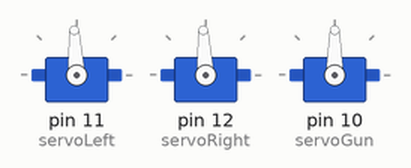
The sketch below on a simulated Arduino Uno, built with avr-gcc and run on an emulated ATmega328P. Parts: 3 × servo.

Above: at 0.1 s.
At 8.6 s:
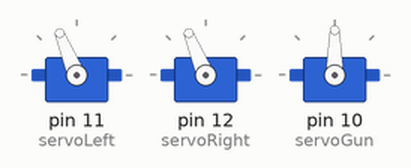
At 23.8 s:
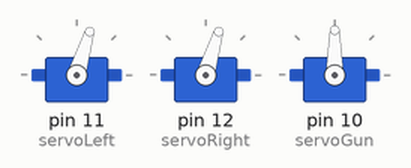
At 38.1 s:
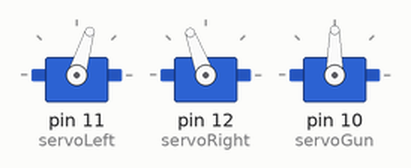
Timing chart, 0 to 39.6 s (numbered marks = the images above):
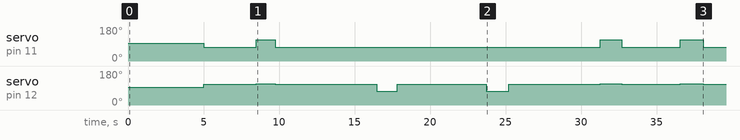

The sketch:

DedanBot.ino
```cpp
#include <Servo.h>

Servo servoLeft;
Servo servoRight;
Servo servoGun;

void setup() {
  // put your setup code here, to run once:

  servoLeft.attach(11);
  servoRight.attach(12);
  servoGun.attach(10);

  stop();
  delay(5000);

  forward();
  delay(3500);

  leftTurn();
  delay(1265);

  forward();
  delay(6700);

  rightTurn();
  delay(1360);

  forward();
  delay(5900);

  rightTurn();
  delay(1500);

  forward();
  delay(6060);

  leftTurn();
  delay(1400);

  forward();
  delay(3900);

  leftTurn();
  delay(1500);

  forward();
  delay(7500);

  servoLeft.detach();
  servoRight.detach();
  servoGun.detach();
}

void forward()
{
  servoLeft.writeMicroseconds(1300);
  servoRight.writeMicroseconds(1675);
}

void rightTurn()
{
  servoLeft.writeMicroseconds(1300);
  servoRight.writeMicroseconds(1300);
}

void leftTurn()
{
  servoLeft.writeMicroseconds(1700);
  servoRight.writeMicroseconds(1700);
}

void backward()
{
  servoLeft.writeMicroseconds(1700);
  servoRight.writeMicroseconds(1300);
}

void stop()
{
  servoLeft.writeMicroseconds(1500);
  servoRight.writeMicroseconds(1500);
}

void gunUp()
{
  servoGun.writeMicroseconds(2300);
  //servoGun.writeMicroseconds(1500);
}

void loop() {
  // put your main code here, to run repeatedly:

}
```
